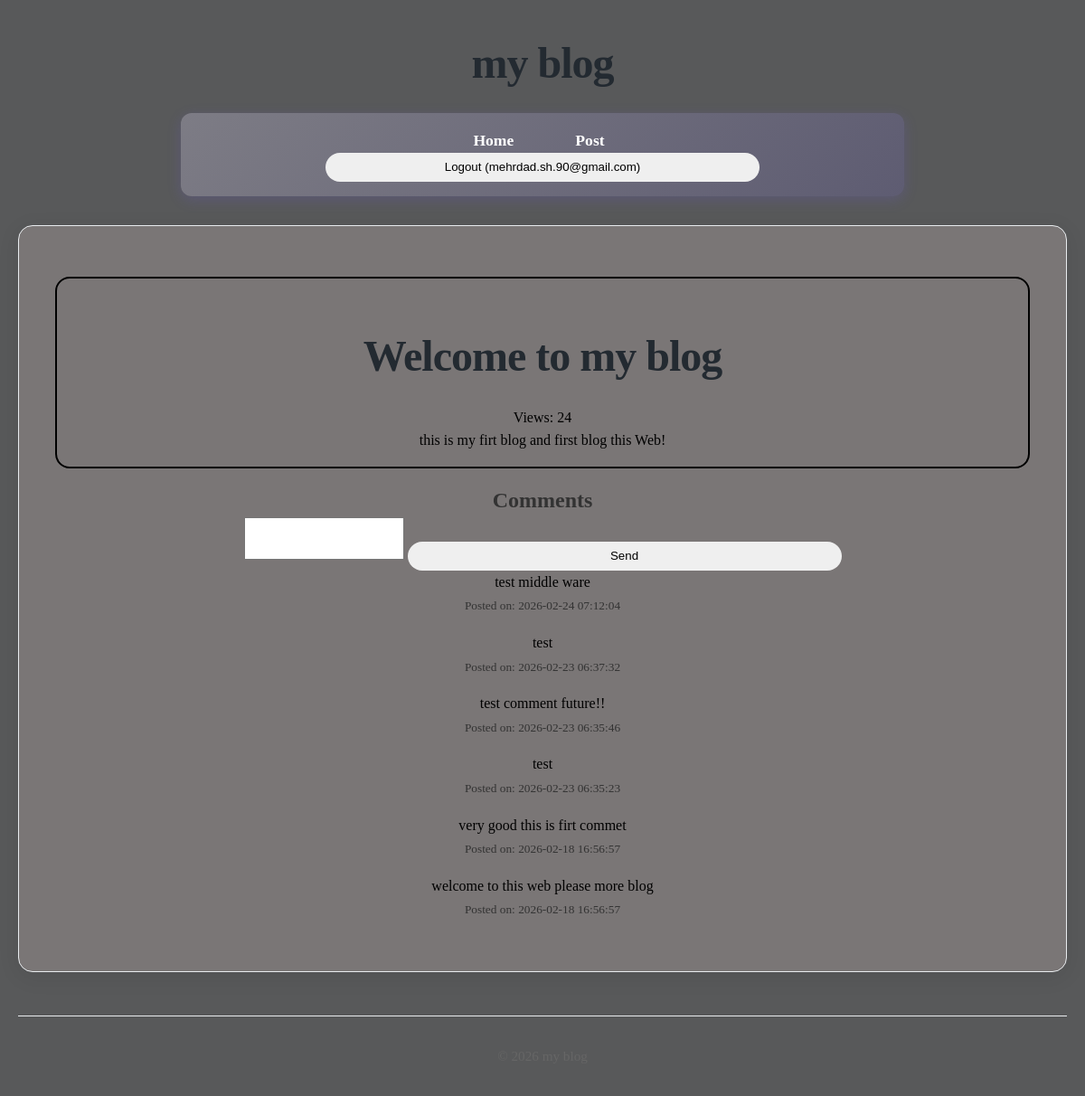
Screenshot of /post/1 (signed in) with the database file from the repository.
### tables this page shows
CREATE TABLE users(
    id INTEGER PRIMARY KEY AUTOINCREMENT,
    name TEXT NOT NULL,
    email TEXT UNIQUE NOT NULL,
    password TEXT NOT NULL,
    role TEXT NOT NULL DEFAULT 'user',
    created_at DATETIME DEFAULT CURRENT_TIMESTAMP
);

CREATE TABLE posts(
    id INTEGER PRIMARY KEY AUTOINCREMENT,
    title TEXT NOT NULL,
    content TEXT NOT NULL,
    views INTEGER DEFAULT 0,
    user_id INTEGER NOT NULL,
    created_at DATETIME DEFAULT CURRENT_TIMESTAMP,
    FOREIGN KEY (user_id) REFERENCES users (id)
);

CREATE TABLE comments(
    id INTEGER PRIMARY KEY AUTOINCREMENT,
    content TEXT NOT NULL,
    user_id INTEGER NOT NULL,
    post_id INTEGER NOT NULL,
    created_at DATETIME DEFAULT CURRENT_TIMESTAMP,
    FOREIGN KEY (user_id) REFERENCES users (id),
    FOREIGN KEY (post_id) REFERENCES posts (id)
);

### core/View.php (called while the page is built, shortened)
<?php
class View{
    protected static $globals = [];
    public static function share(string $key , mixed $value): void{
        static::$globals[$key] = $value;
    }
    public static function render(string $template , array $data = [] , $layout = null): string{
        $data = [...static::$globals , ...$data];
        $content = static::renderTemplate($template, $data);
        return static::renderLayout($layout , $data, $content);
    }
    protected static function renderTemplate(string $template , array $data): string{
        extract($data);
        $path = dirname(__DIR__) . "/app/Views/$template.php";
        require $path;
        return ob_get_clean();
    }
     protected static function renderLayout(?string $template , array $data, string $content):string{
        extract([...$data , 'content' =>$content]);
        $path = dirname(__DIR__) . "/app/Views/$template.php";
        require $path;
        return ob_get_clean();
    }
}

### app/Controllers/PostController.php (called while the page is built, shortened)
<?php
class PostController{
    public function show($id)
{
    $post = Post::find($id);
    $comments = Comment::forPost($id);
    return View::render(
        template: 'post/show',
        layout: 'layouts/main',
        data: [
            'post' => $post,
            'comments' => $comments,
            'user' => Auth::user()
        ]
    );
}
}

### core/Router.php (called while the page is built, shortened)
<?php
class Router{
    protected array $routes = [];
    protected array $globalMiddleware = [];
    protected array $routeMiddleware = [];
    public function add(string $method ,string $uri ,string $controller , array $middlewares = []): void{
        $this->routes[] = [
            'method' => $method,
            'uri' => $uri,
            'controller' => $controller,
            'middlewares' => $middlewares
        ];
    }
    public function addGlobalMiddleware(string $middleware):void {
        $this->globalMiddleware[] = $middleware;
    }
    public function addRouteMiddleware(string $name,string $middleware):void {
        $this->routeMiddleware[$name] = $middleware;
    }
    public function dispatch(string $uri ,string $method){
        $route = $this->findRoute($uri , $method);
        $middlewares = [
            ...$this->globalMiddleware,
            ...array_map(fn($name)=>$this->routeMiddleware[$name],$route['middlewares'])
        ];
       return $this->runMiddleware(
        $middlewares,
        function () use ($route) {
            [$controller , $action] = explode('@' , $route['controller']);
            return $this->callAction($controller , $action , $route['params']);
        }
       );
    }
    protected function runMiddleware(array $middlewares , callable $target): mixed{
        $next = $target;
        foreach(array_reverse($middlewares) as $middleware){
            $next = function() use ($middleware , $next){
                error_log("Middle ware : running $middleware");
                return (new $middleware)->handle($next);
            };
        }
        return $next();
    }
    protected function findRoute(string $uri , string $method): ?array{
        foreach($this->routes as $route){
            $params = $this->matchRoute($route['uri'] , $uri);
            if($params !== null && $route['method'] === $method){
                return [...$route , 'params' => $params];
            }
        }
        return null;
    }
    protected function matchRoute(string $routeUri,string $requestUri): ?array{
        $routeSegments = explode('/', trim($routeUri,'/'));
        $requestSegments = explode('/', trim($requestUri,'/'));
        if(count($routeSegments) !== count($requestSegments)){
            return null;
        }
        $params = [];
        foreach($routeSegments as $index => $routeSegment){
            if(str_starts_with($routeSegment,'{') && str_ends_with($routeSegment,'}')){
                $params[trim($routeSegment,'{}')] = $requestSegments[$index];
            }elseif($routeSegment !== $requestSegments[$index]){
                return null;
            }
        }
        return $params;
    }
    protected function callAction(string $controller,string $action,array $params): string{
        return (new $controller)->$action(... $params);
    }
}

### app/Middlewares/CSRF.php (called while the page is built, shortened)
<?php
class CSRF implements MiddleWare{
    public function handle(callable $next){
      return $next();
    }
}

### app/Middlewares/View.php (called while the page is built, shortened)
<?php
class View implements MiddleWare{
    public function handle(callable $next){
      return $next();
    }
}

### core/App.php (called while the page is built, shortened)
<?php
class App{
    protected static $container = [];
    public static function bind(string $key, mixed $value): void{
        static::$container[$key] = $value;
    }
    public static function get(string $key): mixed{
        return static::$container[$key];
    }
}

### core/Model.php (called while the page is built, shortened)
<?php
abstract class Model{
    protected static string $table;
    public static function find(mixed $id): ?static
{
    $db = App::get('database');
    $result = $db->fetch(
        "SELECT * FROM " . static::$table . " WHERE id = ?",
        [$id],
        static::class
    );
    return $result;
}
}

### core/DataBase.php (called while the page is built, shortened)
<?php
class DataBase{
    protected $pdo;
    public function __construct(array $config){
        try {
            $dsn = $this->createDsn($config);
            $username = $config['username'] ?? null;
            $password = $config['password'] ?? null;
            $options = $config['options'] ?? null;
            $this->pdo = new PDO($dsn , $username , $password , $options);
            $this->pdo->setAttribute(PDO::ATTR_ERRMODE,PDO::ERRMODE_EXCEPTION);
        } catch (PDOException $e) {
            throw new Exception("Could not connect to the database:" . $e);
        }
    }
    protected function createDsn(array $config): string{
        $driver = $config['driver'];
        $dbname = $config['dbname'];
        return match ($driver) {
            'sqlite' => "sqlite:$dbname",
            default => throw new Exception("Unsupported database driver: $driver") ,
        };
    }
    public function query(string $sql, array $params = []): PDOStatement{
        $stmt = $this->pdo->prepare($sql);
        $stmt->execute($params);
        return $stmt;
    }
    public function fetchAll(string $sql,array $params = [], ?string $classname = null): array{
        $stmt = $this->query($sql,$params);
        return $classname ? $stmt->fetchAll(PDO::FETCH_CLASS , $classname) : $stmt->fetchAll(PDO::FETCH_ASSOC);
    }
    public function fetch(string $query, array $params = [], ?string $class = null)
{
    $stmt = $this->query($query, $params);
    if ($class) {
        $result = $stmt->fetchObject($class);
        return $result === false ? null : $result;
    }
    $result = $stmt->fetch(PDO::FETCH_ASSOC);
    return $result === false ? null : $result;
}
}

### app/Services/Auth.php (called while the page is built, shortened)
<?php
class Auth{
    protected static $user = null;
    public static function user(): ?User{
        if(static::$user === null){
            $userId = $_SESSION['user_id'] ?? null;
            static::$user =  $userId ? User::find($userId) : RememberMe::user();
        }
        return static::$user;
    }
}

### app/Services/Authorization.php (called while the page is built, shortened)
<?php
class Authorization{
    public static function check(string $action, mixed $resource = null): bool{
        $user = Auth::user();
        return match($action){
            'dashboard' => in_array($user->role , ['admin' , 'superAdmin']),
            'edit_post', 'delete_post' => $resource instanceof Post && (($user->id === $resource->user_id) || in_array($user->role , ['admin' , 'superAdmin'])),
            'comment' , 'create_post' => true,
            default => false
        };
    }
}

### bootstrap.php (called while the page is built, shortened)
<?php
View::share('user', Auth::user());

### helpers.php (called while the page is built, shortened)
<?php
if(!function_exists('check')){
    function check(string $action, mixed $resource = null): bool{
      return  Authorization::check($action,$resource);
    }
}

### app/Models/Comment.php (called while the page is built, shortened)
<?php
class Comment extends Model{
    public static function forPost($postId): array{
        $db = App::get('database');
        return $db->fetchAll(
            "SELECT * FROM comments WHERE post_id = ? ORDER BY created_at DESC ",
            [$postId],
            static::class
        );
    }
}

### app/Views/post/show.php (the view, shortened to what this page needs)
<article class="article-blog">
    <h1 class="title-blog"><?= htmlspecialchars($post->title); ?></h1>
    <p class="view-blog">Views: <?= $post->views ?></p>
    <p class="content-blog">
        <?= nl2br(htmlspecialchars($post->content)) ?>
    </p>
</article>
<section>
    <h2 id="comments">Comments</h2>
    <?php if($user && check('comment')): ?>
        <form action="/post/<?= $post->id ?>/comment" method="POST" >
        <textarea name="content" rows="3" style="resize: none;"></textarea>
        <button type="submit">Send</button>
        </form>
    <?php else: ?>
    <p><a href="/login">Login for comment</a></p>
    <?php endif; ?>
    <?php foreach($comments as $comment): ?>
        <div class="div-comment">
            <p class="p-comment">
                <?= nl2br(htmlspecialchars($comment->content)) ?>
            </p>
            <small>Posted on: <?= $comment->created_at ?></small>
        </div>
    <?php endforeach; ?>
</section>

### app/Views/layouts/main.php (shortened to what this page needs)
<!DOCTYPE html>
<html lang="en">
<head>
    <link rel="stylesheet" href="/style/style-form.css" />
    <link rel="stylesheet" href="/style/style-main.css" />
</head>
<body>
    <h1>my blog</h1>
    <nav>
        <a href="/">Home</a>
        <a href="/../post">Post</a>
       <?php if($user): ?>
        <form action="/logout" method="POST">
                <button>Logout (<?= $user->email ?>)</button>
            </form>
        <?php else: ?>
                <a href="/login">Login</a>
        <?php endif; ?>
    </nav>
    <main>
        <section>
            <p><?=$content ?></p>
        </section>
    </main>
    <footer>
        <p> &copy; <?= date('Y') ?> my blog </p>
    </footer>
</body>
</html>

### public/style/style-form.css (style rules this page uses)
body { text-align: center; align-items: center; justify-content: center; }
button { width: 30rem; height: 2rem; border: none; border-radius: 2rem; transition: 300ms ; }

### public/style/style-main.css (style rules this page uses)
* { margin: 0; padding: 0; box-sizing: border-box; }
body { font-family: Cambria, Cochin, Georgia, Times, 'Times New Roman', serif; line-height: 1.6; color: #333; background-color: #58595a; max-width: 1200px; margin: 0 auto; padding: 0 20px; }
h1 { text-align: center; margin: 2rem 0 1rem; font-size: 3rem; color: #232a31; font-weight: 700; letter-spacing: -1px; }
h1::after { margin-left: 10px; }
nav { background: linear-gradient(135deg, #7d7c85 0%, #5e5c72 100%); padding: 1rem; border-radius: 12px; margin: 1rem auto 2rem; box-shadow: 0 4px 15px rgba(108, 92, 231, 0.2); max-width: 800px; }
nav a { color: white; text-decoration: none; font-weight: 600; padding: 0.8rem 1.5rem; margin: 0 0.5rem; border-radius: 8px; transition: all 0.3s ease; font-size: 1.1rem; }
nav a:first-child { margin-left: 0; }
main { background-color: rgb(122, 118, 118); padding: 2.5rem; border-radius: 16px; box-shadow: 0 5px 25px rgba(0, 0, 0, 0.08); margin-bottom: 3rem; min-height: 400px; border: 1px solid #e9ecef; }
footer { text-align: center; padding: 2rem; color: #666; border-top: 1px solid #e9ecef; margin-top: 2rem; font-size: 0.95rem; }
footer p { display: flex; align-items: center; justify-content: center; gap: 8px; }
article { margin-bottom: 1rem; margin-top: 1rem; padding: 1rem; border: 1px solid gray; border-radius: 1rem; transition: 300ms ease-in; }
body { animation: fadeIn 0.5s ease-out; }
a { color: #cac8df; transition: color 0.3s ease; }
main > * { transition: transform 0.2s ease; }
.div-comment { margin-bottom: 1rem; }
.p-comment { color: black; }
.article-blog { border: 2px solid black; color: black; }

### rows the page displays
users: email "mehrdad.sh.90@gmail.com"
posts: title "Welcome to my blog", views "24", content "this is my firt blog and first blog this Web!"
comments: content "test middle ware", created_at "2026-02-24 07:12:04"
comments: content "test", created_at "2026-02-23 06:37:32"
comments: content "test comment future!!", created_at "2026-02-23 06:35:46"
comments: content "test", created_at "2026-02-23 06:35:23"
comments: content "very good this is firt commet", created_at "2026-02-18 16:56:57"
comments: content "welcome to this web please more blog", created_at "2026-02-18 16:56:57"
